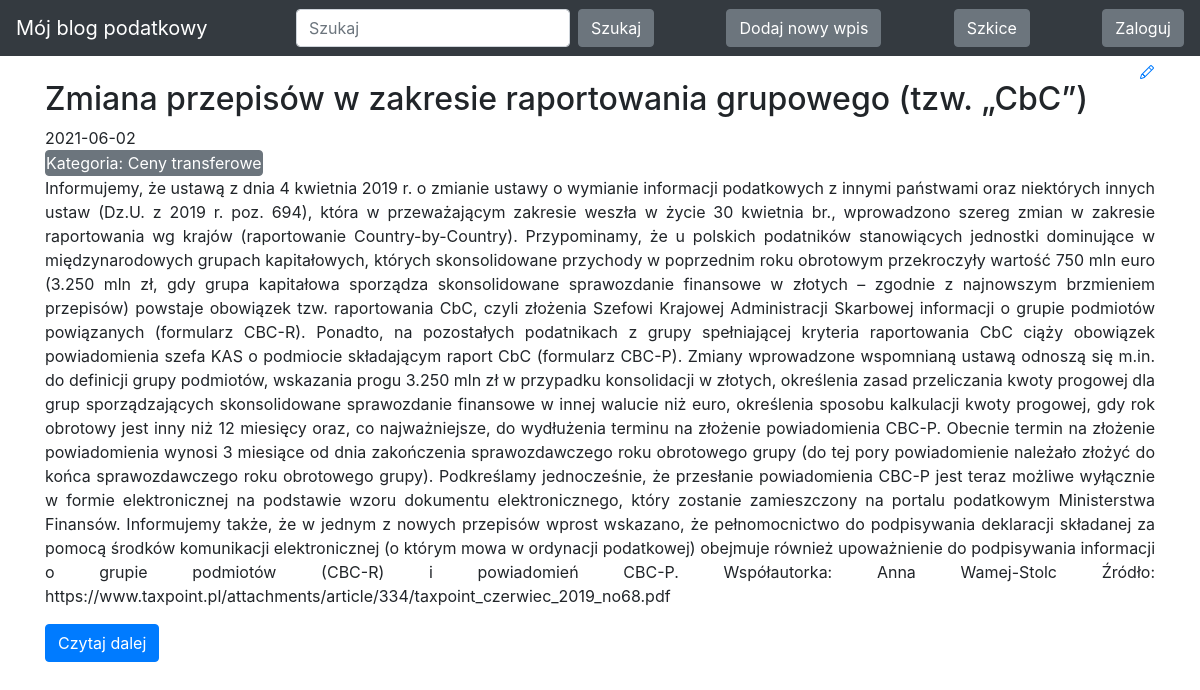
Page /?entry_id=5 on the committed database.
### blog/models.py (models this page shows)
class Entry(db.Model):
    id = db.Column(db.Integer, primary_key=True)
    title = db.Column(db.String(80), nullable=False)
    body = db.Column(db.Text, nullable=False)
    pub_date = db.Column(db.DateTime, nullable=False,
                         default=datetime.datetime.utcnow)
    is_published = db.Column(db.Boolean, default=False)
    category = db.Column(db.String(80), nullable=False)

### blog/routes.py (the view)
@app.route("/")
def index():
    search = request.args.get('search', default=None)
    category = request.args.get('category', default=None)
    entry_id = request.args.get('entry_id', default=None)
    query = Entry.query.filter_by(is_published=True)
    if search:
        query = query.filter(or_(Entry.title.contains(search), Entry.body.contains(search)))
    elif category:
        query = query.filter(Entry.category == category)
    elif entry_id:
        query = query.filter(Entry.id == entry_id)
    all_posts = query.order_by(Entry.pub_date.desc())
    return render_template("homepage.html", all_posts=all_posts)

### blog/templates/homepage.html (shortened to what this page needs)
<!DOCTYPE html>
<html lang="en">
{% extends "base.html" %}
{% block content %}
{% for post in all_posts %}
<div>
   <div>
       <h2 class="mt-4 d-inline-block">{{ post.title }}</h2>
       <a href="{{ url_for('edit_entry', entry_id=post.id) }}">
       </a>
   </div>
   {{ post.pub_date.strftime('%Y-%m-%d') }}
    <form class="form-inline my-2 my-lg-0" action="{{ url_for('index') }}" method="GET">
    <button class="btn btn-secondary my-2 my-sm-0 p-0" name="category" value="{{ post.category }}" type="submit">Kategoria: {{ post.category }}</button>
    </form>
    <p style="text-align: justify">
        {% if 'entry_id' in request.full_path %}
        {{ post.body }}
        {% else %}
        {{ post.body|truncate(700, true) }}
        {% endif %}
   </p>
    <form class="form-inline my-2 my-lg-0" action="{{ url_for('index') }}" method="GET">
    <button class="btn btn-primary my-2 my-sm-0" name="entry_id" value="{{ post.id }}" type="submit">Czytaj dalej</button>
    </form>
</div>
{% endfor %}
{% endblock %}

### rows in the picture
Entry: title "Zmiana przepisów w zakresie raportowania grupowego (tzw. „CbC”)", pub_date "2021-06-02", category "Ceny transferowe", body "Informujemy, że ustawą z dnia 4 kwietnia 2019 r. o zmianie ustawy o wymianie informacji podatkowych z innymi państwami oraz niektórych innych ustaw (Dz.U. z 2019 r. poz. 694), która w przeważającym zakresie weszła w życie 30 kwietnia br., wprowadzono szereg zmian w zakresie raportowania wg krajów (raportowanie Country-by-Country). Przypominamy, że u polskich podatników stanowiących jednostki dominujące w międzynarodowych grupach kapitałowych, których skonsolidowane przychody w poprzednim roku obrotowym przekroczyły wartość 750 mln euro (3.250 mln zł, gdy grupa kapitałowa sporządza skonsolidowane sprawozdanie finansowe w złotych – zgodnie z najnowszym brzmieniem przepisów) powstaje obowiązek…", {{ post.id }} 5 (drawn)
